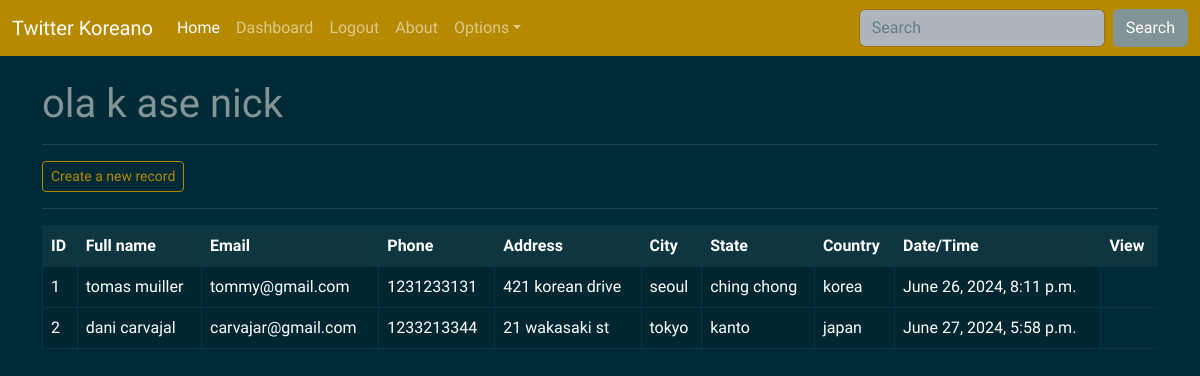
The app's page /dashboard (signed in), older data.
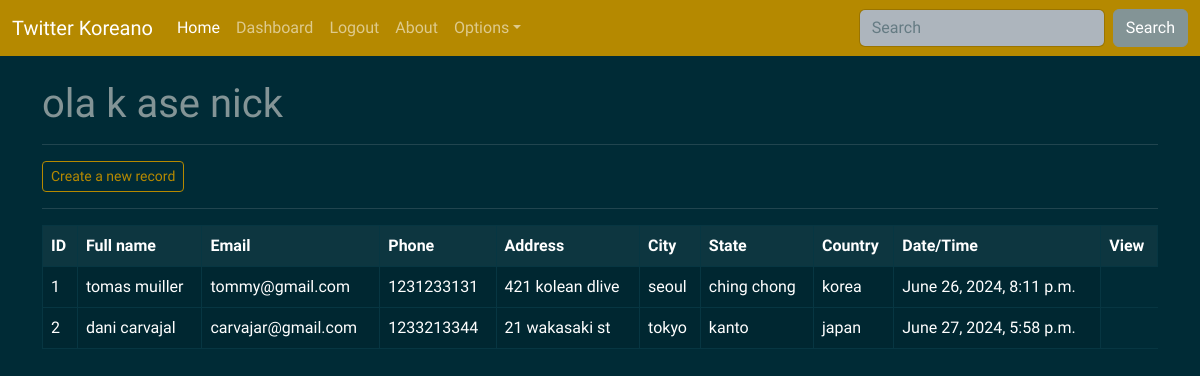
The same page, newer data.
### webapp/models.py (models this page shows, shortened)
class Record(models.Model):
    id = models.AutoField(primary_key=True)
    creation_date = models.DateTimeField(auto_now_add=True)
    first_name = models.CharField(max_length=100)
    last_name = models.CharField(max_length=100)
    email = models.CharField(max_length=255)
    phone = models.CharField(max_length=20)
    address = models.CharField(max_length=300)
    city = models.CharField(max_length=255)
    state = models.CharField(max_length=200)
    country = models.CharField(max_length=100)

### webapp/views.py (the view)
# urls.py: path('dashboard',views.dashboard,name='dashboard'),
@login_required(login_url='my-login')
def dashboard(request):
    my_record = Record.objects.all()
    context = {'records': my_record}
    return render(request,'webapp/dashboard.html', context = context)

### webapp/templates/webapp/dashboard.html
{% extends 'webapp/base.html' %}
{% block content %}
    <h1>ola k ase  {{user}}</h1>
    <hr>
    <a class="btn btn-outline-primary btn-sm" href="{% url 'create-record' %}">Create a new record</a>
    <hr>
    <table class="table table-hover table-bordered">
        <thead>
          <tr>
            <th scope="col"> ID </th>
            <th scope="col"> Full name</th>
            <th scope="col"> Email</th>
            <th scope="col"> Phone </th>
            <th scope="col"> Address </th>
            <th scope="col"> City </th>
            <th scope="col"> State </th>
            <th scope="col"> Country </th>
            <th scope="col"> Date/Time</th>
            <th scope='col'> View </th>
          </tr>
        </thead>
        <tbody>
        {% if records %}
            {% for record in records %}
            <tr class="table-active">
                <td>{{record.id}}</td>
                <td>{{record.first_name}} {{record.last_name}}</td>
                <td>{{record.email}}</td>
                <td>{{record.phone}}</td>
                <td>{{record.address}}</td>
                <td>{{record.city}}</td>
                <td>{{record.state}}</td>
                <td>{{record.country}}</td>
                <td>{{record.creation_date}}</td>
            </tr>
            {% endfor %}
        {% endif %}
        </tbody>
      </table>
{% endblock %}

### webapp/templates/webapp/base.html (shortened to what this page needs)
{% load static%}
<!DOCTYPE html>
<html lang="en">
<head>
    <link rel="stylesheet" type="text/css"  href="https://bootswatch.com/5/solar/bootstrap.min.css">
    <link rel="stylesheet" type="text/css"  href="{% static 'css/style.css' %}">
</head>
<body>
    {% include 'webapp/navbar.html' %}
    <div class="container">
        <br>
        {% block content %}
        {% endblock %}
    </div>
</body>
</html>

### webapp/templates/webapp/navbar.html (shortened to what this page needs)
<nav class="navbar navbar-expand-lg bg-primary" data-bs-theme="dark">
    <div class="container-fluid">
      <a class="navbar-brand" href="{% url '' %}">Twitter Koreano</a>
      <div class="collapse navbar-collapse" id="navbarColor01">
        <ul class="navbar-nav me-auto">
          <li class="nav-item">
            <a class="nav-link active" href="{% url '' %}">Home
            </a>
          </li>
          {% if user.is_authenticated %}
            <li class="nav-item">
              <a class="nav-link" href="{% url 'dashboard' %}">Dashboard</a>
            </li>
            <li class="nav-item">
              <a class="nav-link" href="{% url 'user-logout' %}">Logout</a>
            </li>
          {% endif %}
          <li class="nav-item">
            <a class="nav-link" href="{% url '' %}">About</a>
          </li>
          <li class="nav-item dropdown">
            <a class="nav-link dropdown-toggle" data-bs-toggle="dropdown" href="{% url '' %}" role="button" aria-haspopup="true" aria-expanded="false">Options</a>
          </li>
        </ul>
        <form class="d-flex">
          <input class="form-control me-sm-2" type="search" placeholder="Search">
          <button class="btn btn-secondary my-2 my-sm-0" type="submit">Search</button>
        </form>
      </div>
    </div>
  </nav>

Row changes from the older to the newer data that the page shows:
changed Record "tomas": address "421 korean drive" → "421 kolean dlive"
